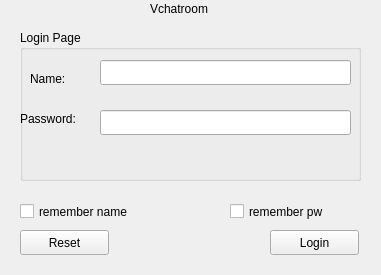
<?xml version="1.0" encoding="UTF-8"?>
<ui version="4.0">
 <class>LogWidget</class>
 <widget class="QWidget" name="LogWidget">
  <property name="geometry">
   <rect>
    <x>0</x>
    <y>0</y>
    <width>381</width>
    <height>275</height>
   </rect>
  </property>
  <property name="windowTitle">
   <string>Form</string>
  </property>
  <widget class="QPushButton" name="btn_clear">
   <property name="geometry">
    <rect>
     <x>20</x>
     <y>230</y>
     <width>89</width>
     <height>25</height>
    </rect>
   </property>
   <property name="text">
    <string>Reset</string>
   </property>
  </widget>
  <widget class="QPushButton" name="btn_log">
   <property name="geometry">
    <rect>
     <x>270</x>
     <y>230</y>
     <width>89</width>
     <height>25</height>
    </rect>
   </property>
   <property name="text">
    <string>Login</string>
   </property>
  </widget>
  <widget class="QCheckBox" name="check_pw">
   <property name="geometry">
    <rect>
     <x>20</x>
     <y>200</y>
     <width>151</width>
     <height>23</height>
    </rect>
   </property>
   <property name="text">
    <string>remember name</string>
   </property>
  </widget>
  <widget class="QCheckBox" name="check_name">
   <property name="geometry">
    <rect>
     <x>230</x>
     <y>200</y>
     <width>151</width>
     <height>23</height>
    </rect>
   </property>
   <property name="text">
    <string>remember pw</string>
   </property>
  </widget>
  <widget class="QGroupBox" name="groupBox">
   <property name="geometry">
    <rect>
     <x>20</x>
     <y>30</y>
     <width>341</width>
     <height>151</height>
    </rect>
   </property>
   <property name="title">
    <string>Login Page</string>
   </property>
   <widget class="QLineEdit" name="edit_name">
    <property name="geometry">
     <rect>
      <x>80</x>
      <y>30</y>
      <width>251</width>
      <height>25</height>
     </rect>
    </property>
   </widget>
   <widget class="QLineEdit" name="edit_pw">
    <property name="geometry">
     <rect>
      <x>80</x>
      <y>80</y>
      <width>251</width>
      <height>25</height>
     </rect>
    </property>
   </widget>
   <widget class="QLabel" name="label_name">
    <property name="geometry">
     <rect>
      <x>10</x>
      <y>40</y>
      <width>67</width>
      <height>17</height>
     </rect>
    </property>
    <property name="text">
     <string>Name:</string>
    </property>
   </widget>
   <widget class="QLabel" name="label_pw">
    <property name="geometry">
     <rect>
      <x>0</x>
      <y>80</y>
      <width>67</width>
      <height>17</height>
     </rect>
    </property>
    <property name="text">
     <string>Password:</string>
    </property>
   </widget>
  </widget>
  <widget class="QLabel" name="label_title">
   <property name="geometry">
    <rect>
     <x>150</x>
     <y>0</y>
     <width>81</width>
     <height>17</height>
    </rect>
   </property>
   <property name="text">
    <string>Vchatroom </string>
   </property>
  </widget>
 </widget>
 <resources/>
 <connections/>
</ui>
